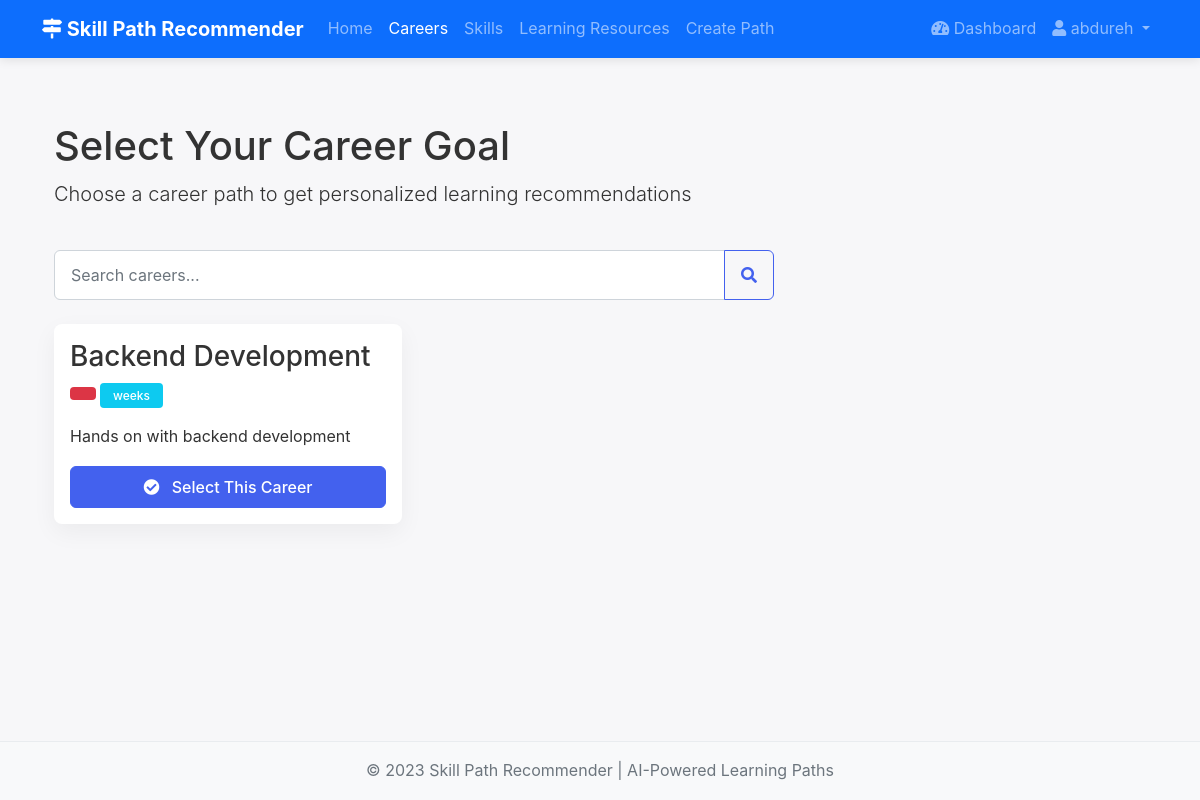
Screenshot of /careers/selection/ (signed in) with the database file from the repository.
### careers/models.py (models this page shows, shortened)
class Career(models.Model):
    name = models.CharField(max_length=100)
    slug = models.SlugField(max_length=120, unique=True)
    description = models.TextField()
    category = models.CharField(max_length=50, blank=True)
    average_salary = models.CharField(max_length=50, blank=True)
    job_outlook = models.TextField(blank=True)
    required_education = models.CharField(max_length=100, blank=True)
    created_at = models.DateTimeField(auto_now_add=True)
    updated_at = models.DateTimeField(auto_now=True)

### careers/views.py (the view)
# urls.py: path('selection/', views.career_selection, name='career_selection'),
@login_required
def career_selection(request):
    search_query = request.GET.get('search', '')
    category_filter = request.GET.get('category', '')
    careers = Career.objects.all()
    if search_query:
        careers = careers.filter(
            Q(name__icontains=search_query) |
            Q(description__icontains=search_query)
        )
    if category_filter:
        careers = careers.filter(category=category_filter)
    categories = Career.objects.values_list('category', flat=True).distinct()
    categories = [c for c in categories if c]  # Remove empty categories
    context = {
        'careers': careers,
        'search_query': search_query,
        'category_filter': category_filter,
        'categories': categories,
    }
    return render(request, 'careers/career_selection.html', context)

### templates/careers/career_selection.html (shortened to what this page needs)
{% extends 'base.html' %}
{% block content %}
<div class="container">
    <div class="row mb-4">
        <div class="col-12">
            <h1>Select Your Career Goal</h1>
            <p class="lead">Choose a career path to get personalized learning recommendations</p>
        </div>
    </div>
    <div class="row mb-4">
        <div class="col-md-8">
            <div class="input-group">
                <input type="text" id="careerSearch" class="form-control" placeholder="Search careers...">
                <button class="btn btn-outline-primary" type="button">
                    <i class="fas fa-search"></i>
                </button>
            </div>
        </div>
    </div>
    <div class="row row-cols-1 row-cols-md-2 row-cols-lg-3 g-4">
        {% for career in careers %}
        <div class="col career-item">
            <div class="card h-100">
                <div class="card-body">
                    <h3 class="card-title">{{ career.name }}</h3>
                    <div class="mb-3">
                        <span class="badge {% if career.difficulty_level == 1 %}bg-success{% elif career.difficulty_level == 2 %}bg-warning{% else %}bg-danger{% endif %}">
                        </span>
                        <span class="badge bg-info">{{ career.avg_completion_time }} weeks</span>
                    </div>
                    <p class="card-text">{{ career.description|truncatechars:150 }}</p>
                    <form method="post">
                        <div class="d-grid gap-2">
                            <button type="submit" class="btn btn-primary">
                                <i class="fas fa-check-circle me-2"></i> Select This Career
                            </button>
                        </div>
                    </form>
                </div>
            </div>
        </div>
        {% empty %}
        <div class="col-12">
            <div class="alert alert-info">
                No careers found. Please check back later for more options.
            </div>
        </div>
        {% endfor %}
    </div>
</div>
{% endblock %}

### templates/base.html (shortened to what this page needs)
<!DOCTYPE html>
<html lang="en">
<head>
    <link href="https://cdn.jsdelivr.net/npm/bootstrap@5.1.3/dist/css/bootstrap.min.css" rel="stylesheet">
    <link rel="stylesheet" href="https://cdnjs.cloudflare.com/ajax/libs/font-awesome/5.15.4/css/all.min.css" />
    {% load static %}
    <link rel="stylesheet" href="{% static 'css/main.css' %}">
</head>
<body>
    <nav class="navbar navbar-expand-lg navbar-dark bg-primary">
        <div class="container">
            <a class="navbar-brand" href="{% url 'home' %}">
                <i class="fas fa-map-signs"></i> Skill Path Recommender
            </a>
            <div class="collapse navbar-collapse" id="navbarNav">
                <ul class="navbar-nav me-auto">
                    <li class="nav-item">
                        <a class="nav-link {% if request.resolver_match.url_name == 'home' %}active{% endif %}" href="{% url 'home' %}">Home</a>
                    </li>
                    <li class="nav-item">
                        <a class="nav-link {% if 'careers' in request.path %}active{% endif %}" href="{% url 'careers:careers_list' %}">Careers</a>
                    </li>
                    <li class="nav-item">
                        <a class="nav-link {% if request.resolver_match.url_name == 'skills_list' %}active{% endif %}" href="{% url 'careers:skills_list' %}">Skills</a>
                    </li>
                    <li class="nav-item">
                        <a class="nav-link {% if request.resolver_match.url_name == 'resources_list' %}active{% endif %}" href="{% url 'careers:resources_list' %}">Learning Resources</a>
                    </li>
                    {% if user.is_authenticated %}
                    <li class="nav-item">
                        <a class="nav-link {% if request.resolver_match.url_name == 'generate_path' %}active{% endif %}" href="{% url 'learning_paths:generate_path' %}">Create Path</a>
                    </li>
                    {% endif %}
                </ul>
                <ul class="navbar-nav">
                    {% if user.is_authenticated %}
                    <li class="nav-item">
                        <a class="nav-link {% if request.resolver_match.app_name == 'accounts' and request.resolver_match.url_name == 'dashboard' %}active{% endif %}" href="{% url 'accounts:dashboard' %}">
                            <i class="fas fa-tachometer-alt"></i> Dashboard
                        </a>
                    </li>
                    <li class="nav-item dropdown">
                        <a class="nav-link dropdown-toggle" href="#" id="navbarDropdown" role="button" data-bs-toggle="dropdown" aria-expanded="false">
                            <i class="fas fa-user"></i> {{ user.username }}
                        </a>
                    </li>
                    {% endif %}
                </ul>
            </div>
        </div>
    </nav>
    <main class="container my-4">
        {% block content %}{% endblock %}
    </main>
    <footer class="footer py-3 bg-light mt-5">
        <div class="container text-center">
            <span class="text-muted">&copy; 2023 Skill Path Recommender | AI-Powered Learning Paths</span>
        </div>
    </footer>
</body>
</html>

### static/css/main.css (style rules this page uses)
:root { --primary: #4361ee; --primary-dark: #3347c2; --secondary: #7209b7; --success: #38b000; --info: #4cc9f0; --warning: #ffbe0b; --danger: #e63946; --light: #f8f9fa; --dark: #212529; --gray: #6c757d; --gray-light: #e9ecef; }
body { font-family: 'Inter', 'Segoe UI', Roboto, 'Helvetica Neue', sans-serif; line-height: 1.6; color: #333; background-color: #f7f7f9; min-height: 100vh; display: flex; flex-direction: column; }
main { flex: 1; padding: 1.5rem 0; }
a { color: var(--primary); text-decoration: none; }
.navbar { box-shadow: 0 2px 10px rgba(0,0,0,0.1); background-color: white; }
.navbar-brand { font-weight: 700; color: var(--primary); }
.card { border: 0; border-radius: 0.5rem; box-shadow: 0 0.5rem 1.5rem rgba(0,0,0,0.05); transition: transform 0.3s ease, box-shadow 0.3s ease; }
.btn { border-radius: 0.375rem; font-weight: 500; padding: 0.5rem 1rem; }
.btn-primary { background-color: var(--primary); border-color: var(--primary); }
.btn-outline-primary { color: var(--primary); border-color: var(--primary); }
.form-control { border-radius: 0.375rem; padding: 0.75rem 1rem; }
footer { background-color: #fff; border-top: 1px solid var(--gray-light); padding: 2rem 0; margin-top: auto; }
.badge { font-weight: 500; padding: 0.4rem 0.8rem; }

### rows the page displays
Career: name "Backend Development", description "Hands on with backend development"

### other values shown
{{ user.username }} "abdureh"
